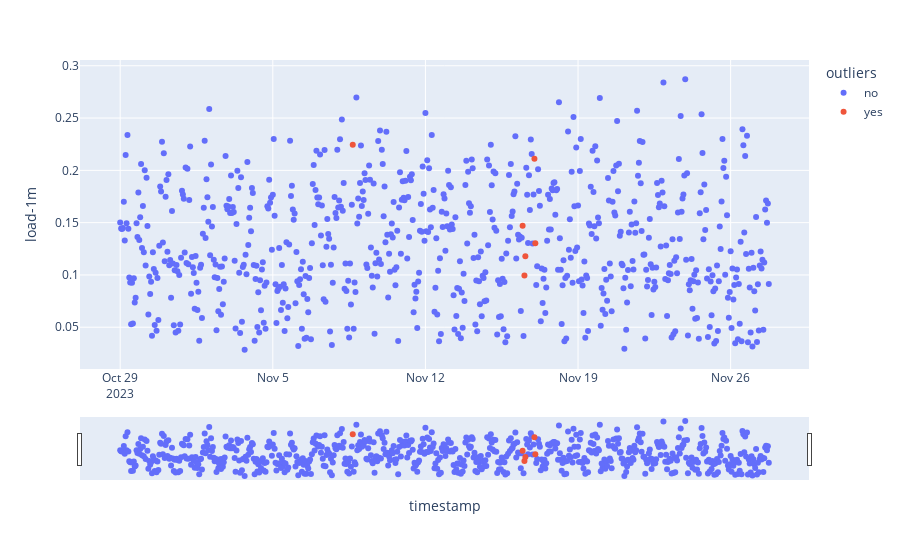

Notebook code cell kept with this figure:
### Markdown cell above
# Plotting the outliers points using Plotly

### Code cell
# To Plot Predictions
fig = px.scatter(resampled_server1, x='timestamp', y='load-1m', color='outliers', hover_data=['weekday', 'hour'])
fig.update_xaxes(rangeslider_visible = True,)
fig.show()

### Figure 1 — Plotly figure (JSON) as saved in the notebook; plotly's stock layout.template omitted (floating-point values rounded to 4 significant figures; data arrays with more than 128 entries replaced by an {"elided": "..."} marker saying what was removed)
{"data": [{"customdata": {"elided": "709x2 mixed values"}, "hovertemplate": "outliers=no<br>timestamp=%{x}<br>load-1m=%{y}<br>weekday=%{customdata[0]}<br>hour=%{customdata[1]}<extra></extra>", "legendgroup": "no", "marker": {"color": "#636efa", "symbol": "circle"}, "mode": "markers", "name": "no", "orientation": "v", "showlegend": true, "type": "scatter", "x": {"elided": "709 str values"}, "xaxis": "x", "y": {"elided": "709 float values"}, "yaxis": "y"}, {"customdata": [["Wednesday", 16], ["Thursday", 11], ["Thursday", 13], ["Thursday", 14], ["Friday", 0], ["Friday", 1]], "hovertemplate": "outliers=yes<br>timestamp=%{x}<br>load-1m=%{y}<br>weekday=%{customdata[0]}<br>hour=%{customdata[1]}<extra></extra>", "legendgroup": "yes", "marker": {"color": "#EF553B", "symbol": "circle"}, "mode": "markers", "name": "yes", "orientation": "v", "showlegend": true, "type": "scatter", "x": ["2023-11-08T16:00:00", "2023-11-16T11:00:00", "2023-11-16T13:00:00", "2023-11-16T14:00:00", "2023-11-17T00:00:00", "2023-11-17T01:00:00"], "xaxis": "x", "y": [0.2245, 0.147, 0.09942, 0.1179, 0.211, 0.1304], "yaxis": "y"}], "layout": {"legend": {"title": {"text": "outliers"}, "tracegroupgap": 0}, "margin": {"t": 60}, "xaxis": {"anchor": "y", "domain": [0, 1], "rangeslider": {"visible": true}, "title": {"text": "timestamp"}}, "yaxis": {"anchor": "x", "domain": [0, 1], "title": {"text": "load-1m"}}}}
